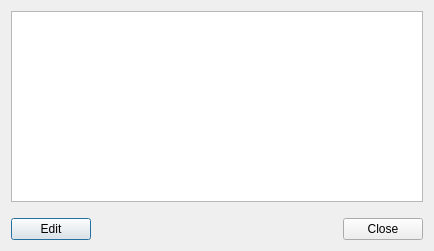
<?xml version="1.0" encoding="UTF-8"?>
<ui version="4.0">
 <class>RecordDialog</class>
 <widget class="QDialog" name="RecordDialog">
  <property name="geometry">
   <rect>
    <x>0</x>
    <y>0</y>
    <width>434</width>
    <height>251</height>
   </rect>
  </property>
  <property name="windowTitle">
   <string>Dialog</string>
  </property>
  <layout class="QVBoxLayout" name="verticalLayout">
   <item>
    <widget class="QTreeView" name="tv_students">
     <property name="editTriggers">
      <set>QAbstractItemView::NoEditTriggers</set>
     </property>
     <property name="alternatingRowColors">
      <bool>true</bool>
     </property>
     <property name="uniformRowHeights">
      <bool>true</bool>
     </property>
     <property name="wordWrap">
      <bool>true</bool>
     </property>
    </widget>
   </item>
   <item>
    <layout class="QHBoxLayout" name="hl1">
     <property name="topMargin">
      <number>10</number>
     </property>
     <item>
      <widget class="QPushButton" name="pb_edit">
       <property name="text">
        <string>Edit</string>
       </property>
      </widget>
     </item>
     <item>
      <spacer name="hs1">
       <property name="orientation">
        <enum>Qt::Horizontal</enum>
       </property>
       <property name="sizeHint" stdset="0">
        <size>
         <width>40</width>
         <height>20</height>
        </size>
       </property>
      </spacer>
     </item>
     <item>
      <widget class="QPushButton" name="pb_close">
       <property name="text">
        <string>Close</string>
       </property>
      </widget>
     </item>
    </layout>
   </item>
  </layout>
 </widget>
 <resources/>
 <connections/>
</ui>
